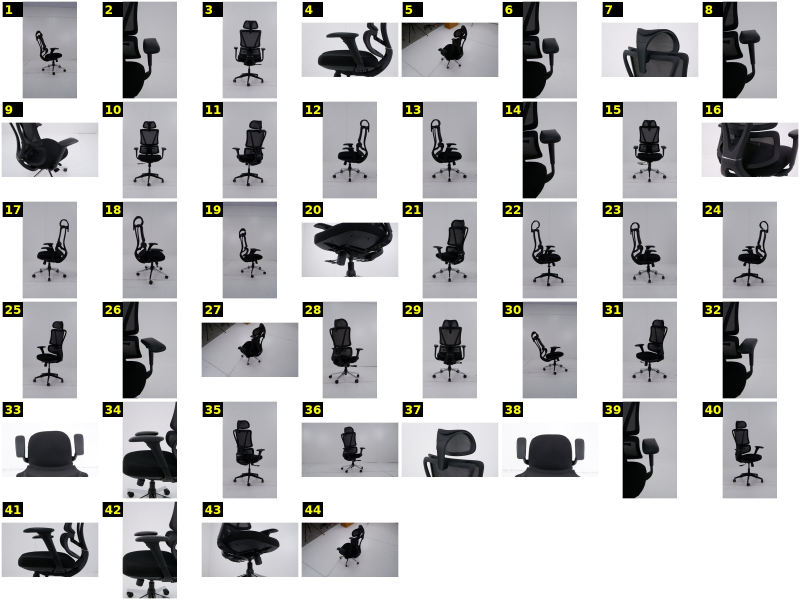
#> input picture chair_photos/00_contact_sheet.jpg, 2400 x 1800 px (shown at 1/3 size)
$ python remove_backrest_v.py ../chair_photos/00_contact_sheet.jpg ../chair_photos/01.jpg ../chair_photos/01.jpg
#> lines starting #> are read from the running program, lines starting #| are printed output that depends on the picture; after the words box and inside, x2 and y2 are one past the last pixel; in counts of white or black regions, pixels touching at a corner belong together
# Remove the dark V (the Y spine seen through the mesh) from a backrest image, so the panel reads as plain mesh.
# WINDOW is the hand-traced outer edge of the mesh panel (Nano Banana backrest image, 2048 px): everything inside it that
# is not mesh gets mesh. The weave runs in near-horizontal lines, so each dark run in a row is filled with the mesh from
# the same rows beside it (left and/or right, whichever really is mesh), shifted vertically per 40-row slab so the weave
# lines stay continuous at that seam, and cross-faded across the run.
# Usage: python3 tools/remove_backrest_v.py in.png out.png [debug.jpg]
import sys, numpy as np, cv2

src, dst = sys.argv[1:3]; dbg = sys.argv[3] if len(sys.argv) > 3 else None
img = cv2.imread(src).astype(np.float32); g = img.mean(2); H, W = g.shape
#> after `H, W = g.shape`: H = 1800; W = 2400
mesh = cv2.blur(g, (31, 31)) > 45
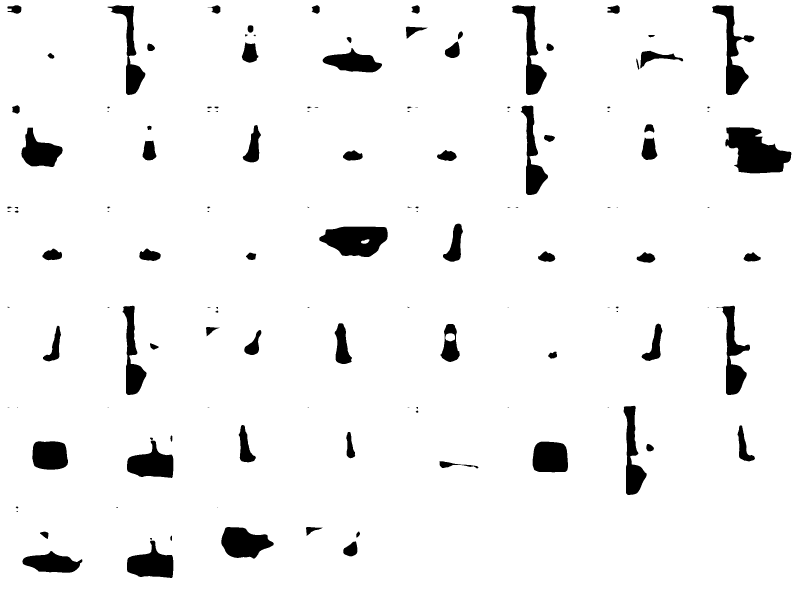
#> mesh: shape (1800, 2400) bool (shown at 1/3 size); 94.8% white; 134 black regions (39 under 20 px), largest, box (x1, y1, x2, y2) and area: (2176, 382, 2374, 520) 17290, (958, 680, 1163, 771) 13728, (2136, 16, 2263, 285) 10473
mesh = cv2.morphologyEx(mesh.astype(np.uint8), cv2.MORPH_OPEN, np.ones((9, 9), np.uint8)) > 0
#> mesh: shape (1800, 2400) bool; 94.8% white; 114 black regions (28 under 20 px), largest, box (x1, y1, x2, y2) and area: (2176, 382, 2374, 520) 17414, (958, 680, 1163, 771) 13866, (2136, 16, 2263, 285) 10524
WINDOW = [(395, 282), (1565, 292), (1697, 402), (1702, 1000), (1748, 1600), (1705, 1700), (1300, 1712), (840, 1800),
          (480, 1800), (410, 950), (330, 560)]
win = np.zeros((H, W), np.uint8); cv2.fillPoly(win, [np.int32(WINDOW)], 1)
#> after `cv2.fillPoly(win, [np.int32(WINDOW)], 1)`:
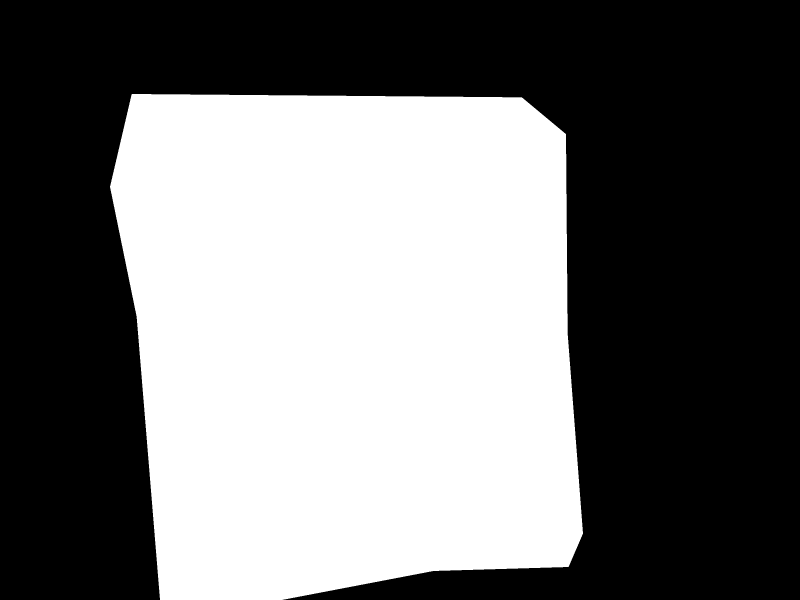
#> win: shape (1800, 2400) (shown at 1/3 size); values 0 (black) and 1 (white), 44.1% white; 1 white region, box (x1, y1, x2, y2) and area: (330, 282, 1749, 1800) 1904300
win = cv2.erode(win, np.ones((7, 7), np.uint8)) > 0
fill = win & ~cv2.dilate(mesh.astype(np.uint8), np.ones((3, 3), np.uint8)).astype(bool)
#> fill: shape (1800, 2400) bool; 1.8% white; 42 white regions (4 under 20 px), largest, box (x1, y1, x2, y2) and area: (959, 681, 1162, 770) 13230, (665, 1582, 820, 1675) 9561, (1599, 1326, 1703, 1416) 8406
n, lab, st, _ = cv2.connectedComponentsWithStats(fill.astype(np.uint8))
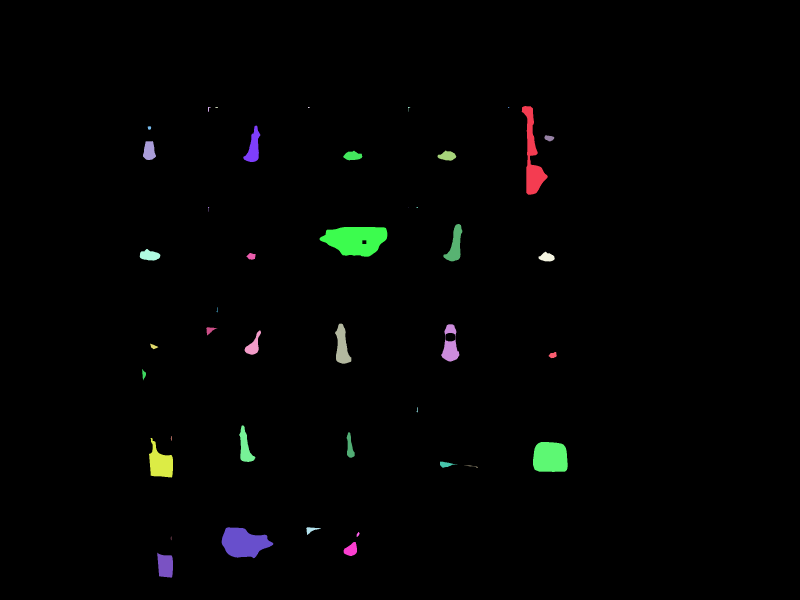
#> lab: shape (1800, 2400) int32 (shown at 1/3 size); 43 distinct labels, from 0 to 42; one colour per label, 0 black
#> n = 43; st = 43 rows, first 6: [0, 0, 2400, 1800, 4244346], [1565, 318, 78, 266, 7785], [624, 321, 9, 14, 53], [645, 321, 9, 3, 22], [924, 321, 6, 3, 14], [1224, 321, 7, 14, 27]
fill = np.isin(lab, [i for i in range(1, n) if st[i, 4] > 3000])
fill = cv2.dilate(fill.astype(np.uint8), np.ones((5, 5), np.uint8)).astype(bool) & win
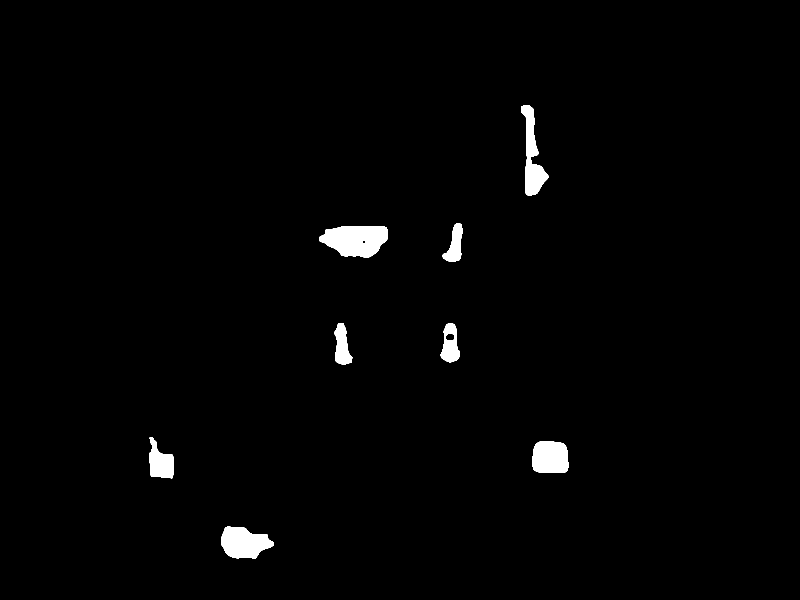
#> fill: shape (1800, 2400) bool (shown at 1/3 size); 1.4% white; 8 white regions, largest, box (x1, y1, x2, y2) and area: (957, 679, 1164, 772) 14502, (663, 1580, 822, 1677) 10589, (1563, 316, 1645, 586) 9276
out = img.copy(); SEAM, HALF = 16, 20

def runs(row):
    xs = np.where(row)[0]
    if not len(xs): return []
    cut = np.where(np.diff(xs) > 1)[0]
    return [(xs[s], xs[e]) for s, e in zip(np.r_[0, cut + 1], np.r_[cut, len(xs) - 1])]

def shift(y, xt, xs_):
    # sub-pixel vertical shift d so img(y'+d, xs_) matches img(y', xt) over rows y-HALF..y+HALF
    ys = np.arange(max(y - HALF, 0), min(y + HALF, H - 7)); errs = []
    for dy in range(-6, 7):
        yy = np.clip(ys + dy, 0, H - 1); errs.append(np.abs(g[np.ix_(ys, xt)] - g[np.ix_(yy, xs_)]).mean())
    errs = np.array(errs); k = int(errs.argmin())
    if 0 < k < 12:
        a_, b_, c_ = errs[k - 1], errs[k], errs[k + 1]; den = a_ - 2 * b_ + c_
        return k - 6 + (0.5 * (a_ - c_) / den if den > 1e-6 else 0)
    return float(k - 6)

# per row: the run(s) to fill, its source side and the shifts at its two seams (estimated every 8 rows, smoothed)
info = {}
for y in range(0, H, 8):
    for x0, x1 in runs(fill[y]):
        w = x1 - x0 + 1
        okL = x0 - SEAM - w - 2 >= 0 and mesh[y, max(x0 - w - 2, 0):x0 - 2].mean() > 0.85
        okR = x1 + w + 2 < W and mesh[y, x1 + 3:x1 + w + 3].mean() > 0.85
        if okL:     # source = mesh left of the run, copied right by w+2
            dL = shift(y, np.arange(x0 - SEAM, x0), np.arange(x0 - SEAM, x0) - w - 2)
            dR = shift(y, np.arange(x1 + 1, min(x1 + 1 + SEAM, W)), np.arange(x0 - 2 - SEAM, x0 - 2)[:min(SEAM, W - x1 - 1)]) if okR else dL
            info.setdefault('L', []).append((y, x0, x1, dL, dR))
        elif okR:
            dR = shift(y, np.arange(x1 + 1, x1 + 1 + SEAM), np.arange(x1 + 1, x1 + 1 + SEAM) + w + 2)
            info.setdefault('R', []).append((y, x0, x1, dR, dR))
#> after the loop, info = 2 items

def smooth_lookup(entries):
    ys = np.array([e[0] for e in entries], float); dl = np.array([e[3] for e in entries]); dr = np.array([e[4] for e in entries])
    k = np.exp(-((ys[:, None] - ys[None, :]) / 24.0) ** 2); k /= k.sum(1, keepdims=True)
    return ys, k @ dl, k @ dr

tabs = {side: smooth_lookup(e) for side, e in info.items()}
#> tabs = 2 items
for y in range(H):
    for x0, x1 in runs(fill[y]):
        w = x1 - x0 + 1; xs = np.arange(x0, x1 + 1); t = (xs - x0) / max(w - 1, 1)
        okL = x0 - w - 2 >= 0 and mesh[y, max(x0 - w - 2, 0):x0 - 2].mean() > 0.85
        okR = x1 + w + 2 < W and mesh[y, x1 + 3:x1 + w + 3].mean() > 0.85
        side = 'L' if okL and 'L' in tabs else ('R' if okR and 'R' in tabs else None)
        if side is None: continue
        ys_, dl, dr = tabs[side]; j = np.argmin(np.abs(ys_ - y)); dL, dR = dl[j], dr[j]
        d = dL + (dR - dL) * (t * t * (3 - 2 * t))
        sx = (xs - w - 2) if side == 'L' else (xs + w + 2)
        mapx = sx.astype(np.float32)[None, :]; mapy = (y + d).astype(np.float32)[None, :]
        out[y, xs] = cv2.remap(img, mapx, mapy, cv2.INTER_LINEAR)[0]
edge = cv2.dilate(fill.astype(np.uint8), np.ones((5, 5), np.uint8)).astype(bool) & ~cv2.erode(fill.astype(np.uint8), np.ones((5, 5), np.uint8)).astype(bool)
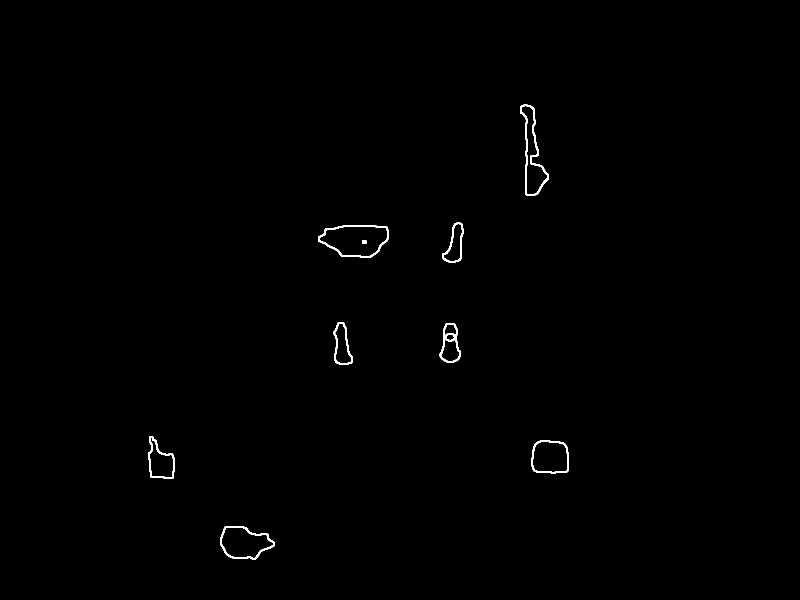
#> edge: shape (1800, 2400) bool (shown at 1/3 size); 0.36% white; 10 white regions, largest, box (x1, y1, x2, y2) and area: (1561, 314, 1647, 588) 3088, (955, 677, 1166, 774) 2424, (661, 1578, 824, 1679) 2088
bl = cv2.GaussianBlur(out, (0, 0), 1.0); out[edge] = bl[edge]
cv2.imwrite(dst, np.clip(out, 0, 255).astype(np.uint8))
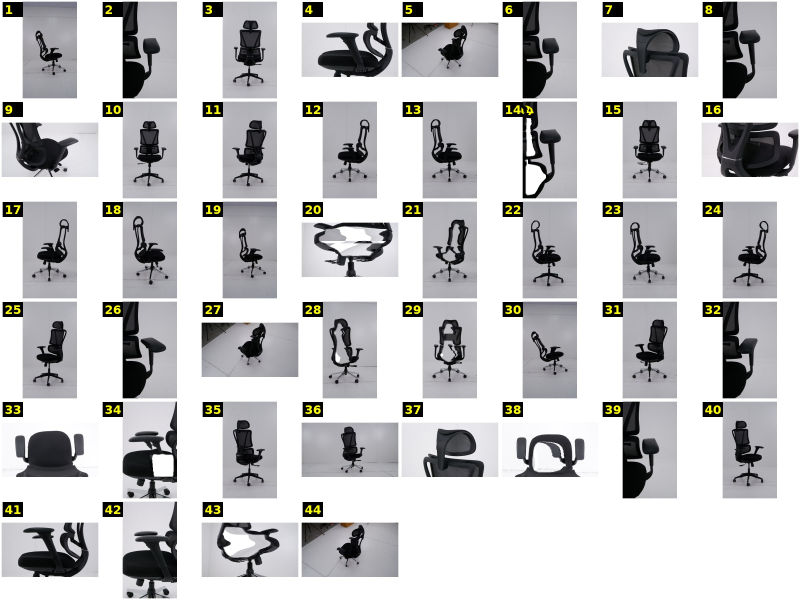
#> saved as 01.jpg: shape (1800, 2400, 3) (shown at 1/3 size); mean B, G, R 197.6, 196.7, 197
if dbg:
    d = img.copy(); d[fill] = d[fill] * 0.4 + np.array([0, 0, 255]) * 0.6
    cv2.imwrite(dbg, cv2.resize(np.hstack([d, out]).astype(np.uint8), None, fx=0.35, fy=0.35))
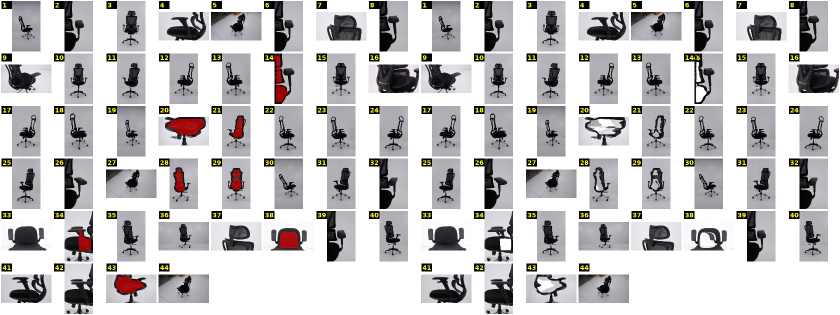
#> saved as 01.jpg: shape (630, 1680, 3) (shown at 1/2 size); mean B, G, R 196.6, 195.8, 197.1
print('ok', dst, 'filled px', int(fill.sum()))
#| ok ../chair_photos/01.jpg filled px 61592
